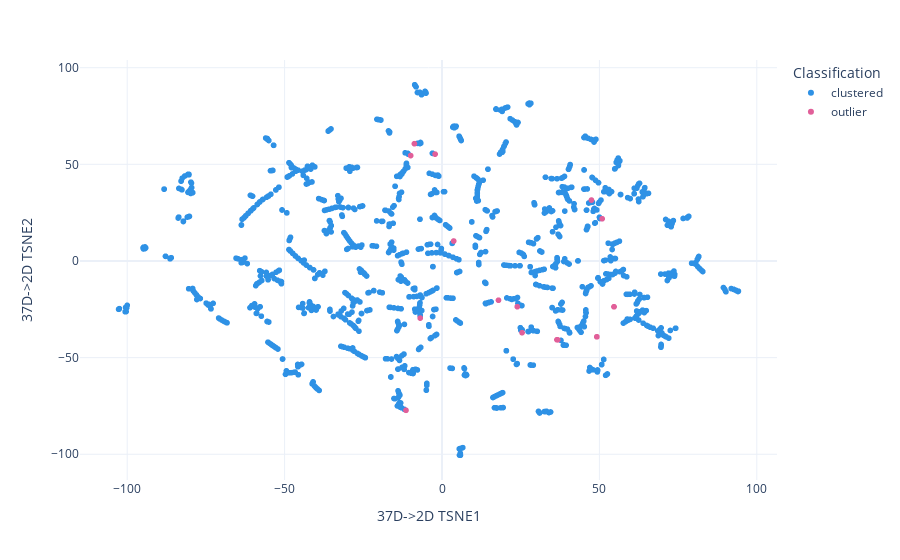

Notebook cell for this chart:
### Code cell
allD.showOutliersDBSCAN()

### Figure 1 — Plotly figure (JSON) as saved in the notebook; plotly's stock layout.template omitted (floating-point values rounded to 4 significant figures; data arrays with more than 128 entries replaced by an {"elided": "..."} marker saying what was removed)
{"data": [{"hovertemplate": "<b>%{hovertext}</b><br><br>Classification=clustered<br>37D->2D TSNE1=%{x}<br>37D->2D TSNE2=%{y}<extra></extra>", "hovertext": {"elided": "1294 str values"}, "legendgroup": "clustered", "marker": {"color": "#2E91E5", "symbol": "circle"}, "mode": "markers", "name": "clustered", "showlegend": true, "type": "scattergl", "x": {"elided": "1294 float values"}, "xaxis": "x", "y": {"elided": "1294 float values"}, "yaxis": "y"}, {"hovertemplate": "<b>%{hovertext}</b><br><br>Classification=outlier<br>37D->2D TSNE1=%{x}<br>37D->2D TSNE2=%{y}<extra></extra>", "hovertext": ["Zr1 Ta2.13 Ru3.53", "Hf3 Mo1 B14 Si10", "Hf1 Zr1 Ti1 Ta1 C4", "Nb8 W2.33 Cr1 Co11 Al11", "Zr1.27 Ta1.07 Ru1", "Ti4.5 Ta6 Nb15 Co1 Ni23.5", "W1 Re6 Fe2 Ni8", "Ti1 Nb1 Ag1 Zn1 Al1", "Li2 Mg1 Sc2 Ti3 Al2", "Nb1 V5.5 W4.5 Mo1", "Be2.25 Zr4.12 Ti1.38 Ni1 Cu1.25", "Ta8 Ir7 Ni4 B1", "Zr30.5 Ti1 Cu12.5 Al6", "Ti32 Ta1 Nb9 Cr19 Co39", "W1.5 Mo6.33 Co1 Ni1.83 Al6", "Ti1 V23 Cr1", "Zr2 W1 C2"], "legendgroup": "outlier", "marker": {"color": "#E15F99", "symbol": "circle"}, "mode": "markers", "name": "outlier", "showlegend": true, "type": "scattergl", "x": [49.2, 3.709, 54.64, -11.44, 49.17, -9.953, -8.761, 25.43, 23.92, 47.47, 36.75, -2.195, 36.51, 17.95, -6.922, 50.87, 54.64], "xaxis": "x", "y": [-39.23, 10.32, -23.69, -77.26, -39.22, 54.52, 60.69, -37.1, -23.66, 31.52, -40.82, 55.29, -40.76, -20.31, -29.54, 21.85, -23.68], "yaxis": "y"}], "layout": {"legend": {"title": {"text": "Classification"}, "tracegroupgap": 0}, "margin": {"t": 60}, "xaxis": {"anchor": "y", "domain": [0, 1], "title": {"text": "37D->2D TSNE1"}}, "yaxis": {"anchor": "x", "domain": [0, 1], "title": {"text": "37D->2D TSNE2"}}}}
